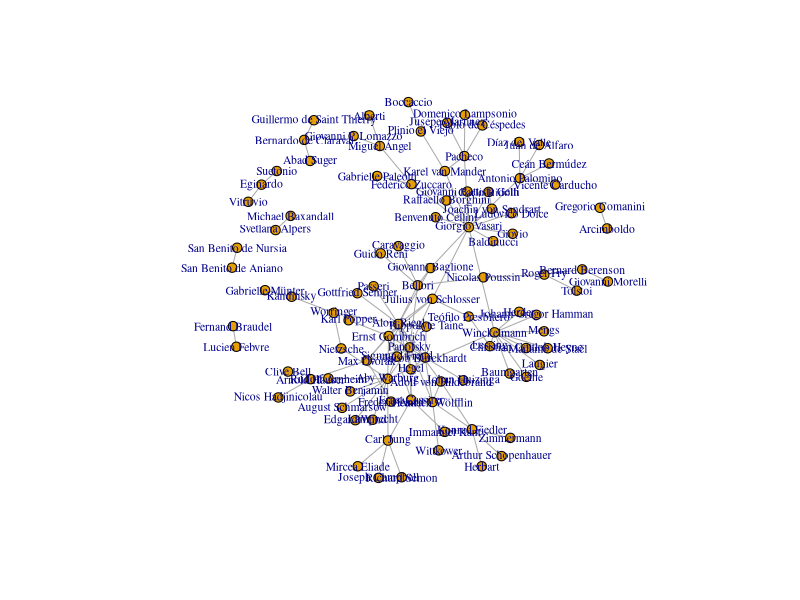
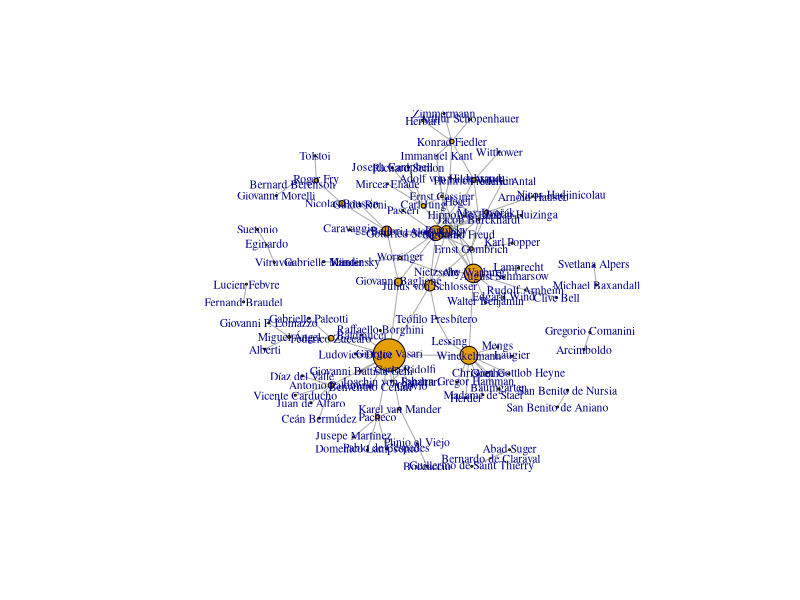
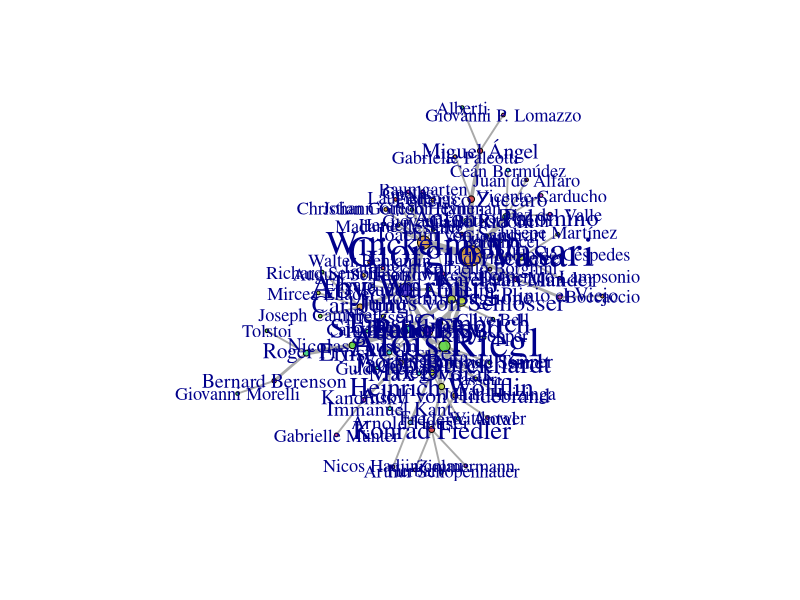

Here is the R script that generated these plots, in order:
historiografia_data <- read.csv("data/grafo.csv", header = TRUE, stringsAsFactors = FALSE)

library(igraph)

g <- graph_from_data_frame(historiografia_data, directed=FALSE)
plot(g, vertex.label.cex=0.7, vertex.size=5, edge.arrow.size=0.5)

V(g)$degree <- degree(g, mode="all")
V(g)$betweenness <- betweenness(g, directed=FALSE)
E(g)$edge_betweenness <- edge_betweenness(g)

plot(g, vertex.size=V(g)$betweenness/100, vertex.label.cex=0.7, edge.arrow.size=0.5)

components <- components(g)
main_component <- which.max(components$csize)
vertices_in_main_component <- V(g)[components$membership == main_component]
g_main <- induced_subgraph(g, vertices_in_main_component)

layout <- layout_with_kk(g_main)
V(g_main)$label.cex <- 1+V(g_main)$degree/10
png("figures/graph_layout.png", width=2400, height=1600)
plot(g_main, vertex.size=2+V(g_main)$betweenness/200, vertex.color = rainbow(10, .8, .8, alpha= .8),
     edge.width=1+E(g_main)$edge_betweenness/100,
     layout=layout, alpha = .8)

dev.off()
